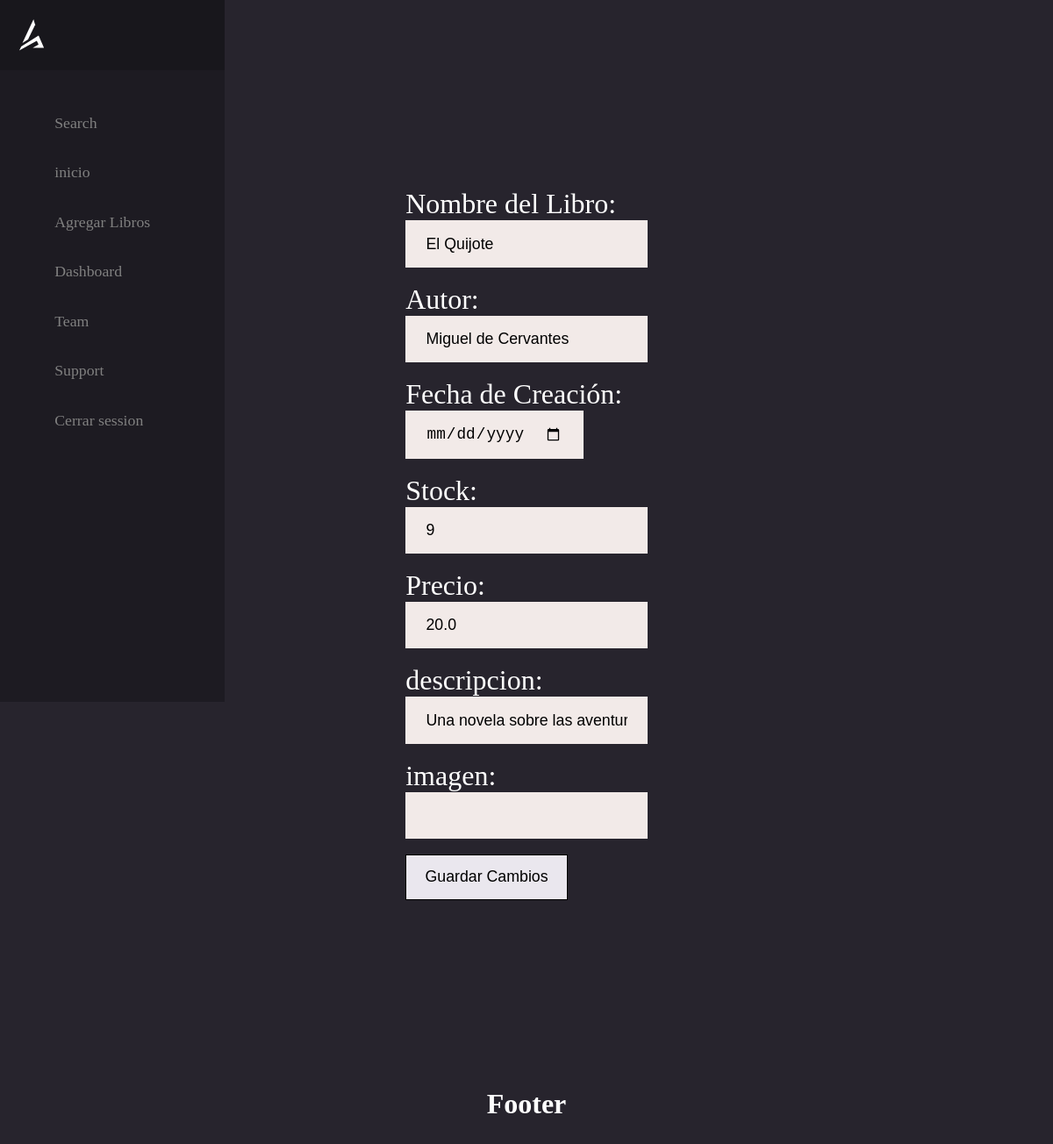
/editarlibro/6 (signed in), run on an earlier commit of the app's database.
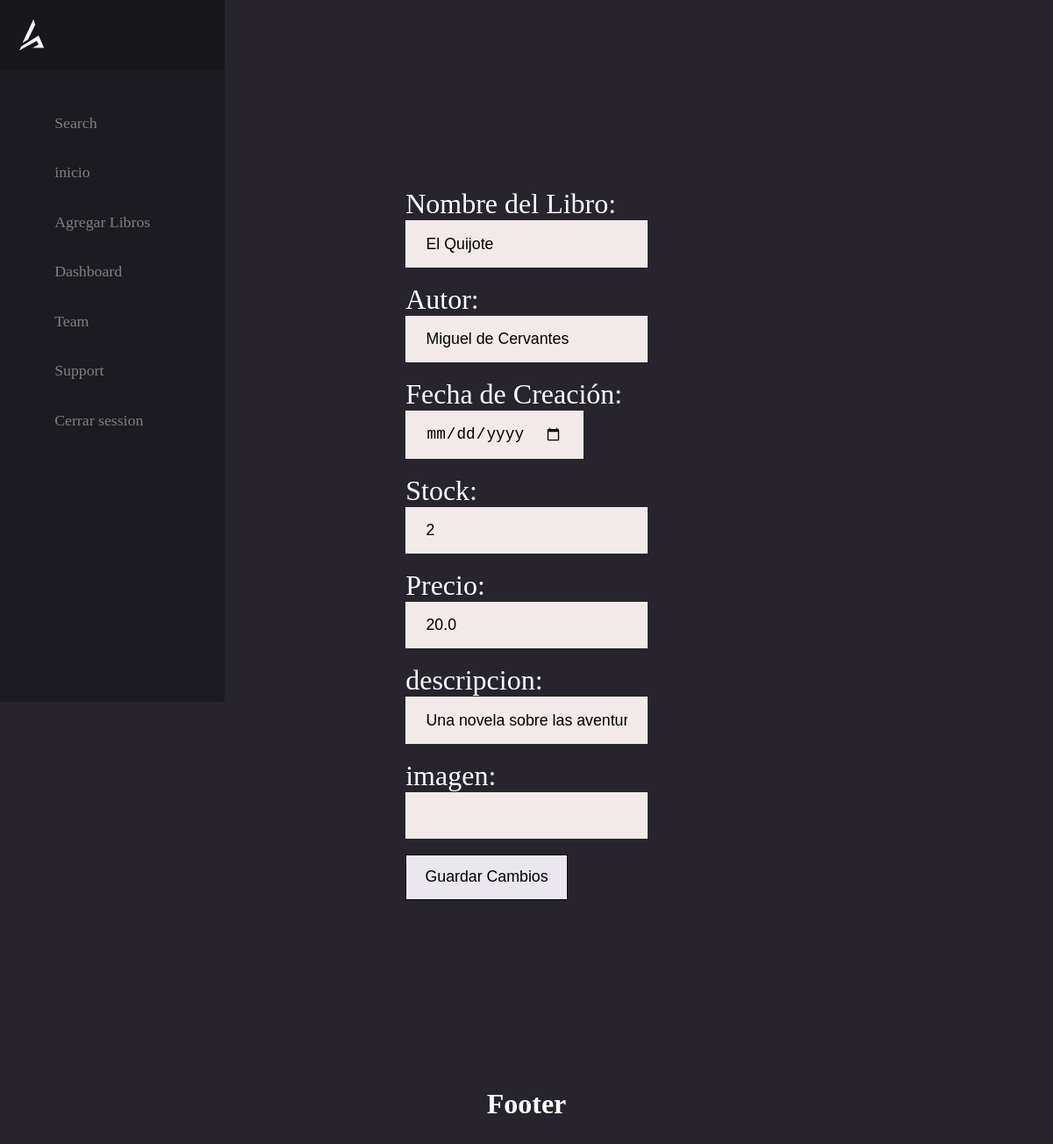
And on a later commit of the database.
### models/controladordatabase.py (models this page shows, shortened)
class Libros(db.Model):
    __tablename__ = 'Libros'
    id = db.Column(db.Integer, primary_key=True)
    titulo = db.Column(db.String(100), nullable=False)
    autor = db.Column(db.String(100), nullable=False)
    descripcion = db.Column(db.Text, nullable=True)
    fecha_emision = db.Column(db.Text, nullable=False, default=date.today)
    stock = db.Column(db.Integer, nullable=False)
    precio = db.Column(db.Float, nullable=False)
    img = db.Column(db.String(200), nullable=True, default="sinimagen.jpg")
    prestamos = db.relationship('Prestamo', backref='libro', lazy=True)

### routes/libros.py (the view, shortened to what this page needs)
@libros.route('/editarlibro/<int:id>', methods=['POST','GET'])
@admin_required
def editarlibro(id):
    libros = Libros.query.get(id)
    return render_template('libros/editarlibro.html',libros=libros)

### routes/login.py (called while the page is built)
def admin_required(f):
    @wraps(f)
    def decorated_function(*args, **kwargs):
        if "nombre" not in session or session.get('rol') != 'admin':
            flash("Acceso denegado: Se requiere rol de administrador.")
            return redirect(url_for('user.index_login'))
        return f(*args, **kwargs)
    return decorated_function

### templates/libros/editarlibro.html
{% extends 'layout.html' %}
{% block content %}
<main id="main" class="flexbox-col">
    <form action="/editarlibro/{{libros.id}}" method="POST">
    <label for="nombre_libro">Nombre del Libro:</label><br>
    <input type="text" id="nombre_libro" name="nombre_libro" value="{{ libros.titulo }}" ><br><br>
    <label for="autor">Autor:</label><br>
    <input type="text" id="autor" name="autor" value="{{ libros.autor }}" ><br><br>
    <label for="fecha_creacion">Fecha de Creación:</label><br>
    <input type="date" id="fecha_creacion" name="fecha_creacion" value="{{ libros.fecha_creacion }}" ><br><br>
    <label for="stock">Stock:</label><br>
    <input type="number" id="stock" name="stock" value="{{ libros.stock }}" ><br><br>
    <label for="precio">Precio:</label><br>
    <input type="number" id="precio" name="precio" value="{{ libros.precio }}" ><br><br>
    <label for="descripcion">descripcion:</label><br>
    <input type="text" id="precio" name="descripcion" value="{{ libros.descripcion }}" ><br><br>
    <label for="imagen">imagen:</label><br>
    <input type="text" id="precio" name="imagen" value="{{ libros.imagen }}" ><br><br>
    <button type="submit">Guardar Cambios</button>
</form>
</main>
    {% endblock %}

What changed in the data, as far as the page shows it:
changed Libros "El Quijote": stock "9" → "2"
